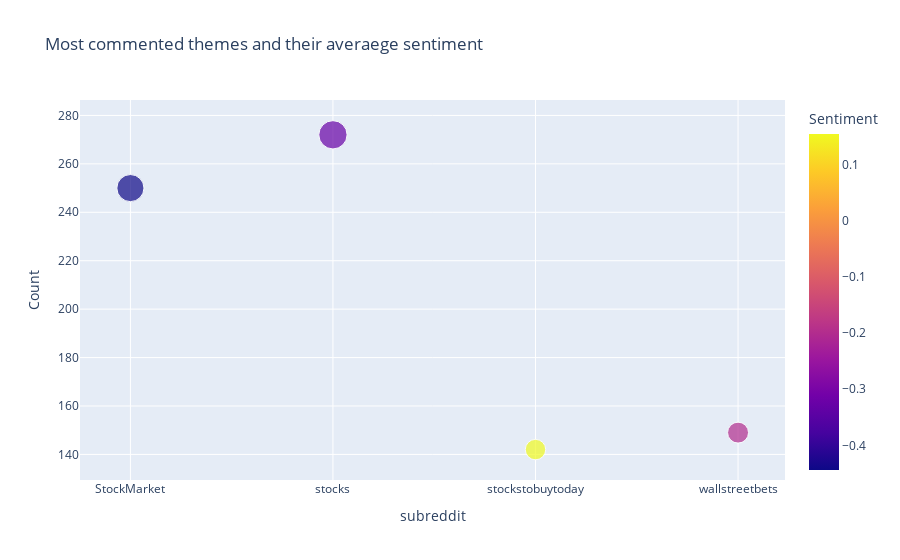

Notebook code for this chart:
### Markdown cell above
Find most commented themes

### Code cell
import plotly.express as px

theme_stats = new_dataset.groupby("subreddit").agg(     #group dataset by subreddit
    Count=("text", "count"),                            #get count of comments
    Sentiment=("label", "mean")                         #average sentiments
).reset_index()

fig = px.scatter(theme_stats, 
                 x="subreddit", y="Count",
                 size="Count", color="Sentiment",       #size of the bubbles depends on count
                 hover_name="subreddit",                #to show name of subreddit
                 title="Most commented themes and their averaege sentiment")

fig.show()

### Figure 1 — Plotly figure (JSON) as saved in the notebook; plotly's stock layout.template omitted (floating-point values rounded to 4 significant figures)
{"data": [{"hovertemplate": "<b>%{hovertext}</b><br><br>subreddit=%{x}<br>Count=%{marker.size}<br>Sentiment=%{marker.color}<extra></extra>", "hovertext": ["StockMarket", "stocks", "stockstobuytoday", "wallstreetbets"], "legendgroup": "", "marker": {"color": [-0.444, -0.3272, 0.1549, -0.2013], "coloraxis": "coloraxis", "size": [250, 272, 142, 149], "sizemode": "area", "sizeref": 0.68, "symbol": "circle"}, "mode": "markers", "name": "", "orientation": "v", "showlegend": false, "type": "scatter", "x": ["StockMarket", "stocks", "stockstobuytoday", "wallstreetbets"], "xaxis": "x", "y": [250, 272, 142, 149], "yaxis": "y"}], "layout": {"coloraxis": {"colorbar": {"title": {"text": "Sentiment"}}, "colorscale": [[0, "#0d0887"], [0.1111, "#46039f"], [0.2222, "#7201a8"], [0.3333, "#9c179e"], [0.4444, "#bd3786"], [0.5556, "#d8576b"], [0.6667, "#ed7953"], [0.7778, "#fb9f3a"], [0.8889, "#fdca26"], [1, "#f0f921"]]}, "legend": {"itemsizing": "constant", "tracegroupgap": 0}, "title": {"text": "Most commented themes and their averaege sentiment"}, "xaxis": {"anchor": "y", "domain": [0, 1], "title": {"text": "subreddit"}}, "yaxis": {"anchor": "x", "domain": [0, 1], "title": {"text": "Count"}}}}
